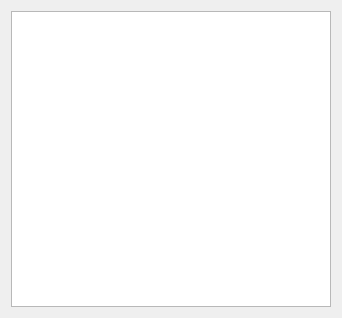
<?xml version="1.0" encoding="UTF-8"?>
<ui version="4.0">
 <class>Dialog</class>
 <widget class="QDialog" name="Dialog">
  <property name="geometry">
   <rect>
    <x>0</x>
    <y>0</y>
    <width>342</width>
    <height>318</height>
   </rect>
  </property>
  <property name="windowTitle">
   <string>Dialog</string>
  </property>
  <layout class="QVBoxLayout" name="verticalLayout">
   <item>
    <widget class="QTreeView" name="treeView"/>
   </item>
  </layout>
 </widget>
 <resources/>
 <connections/>
</ui>
